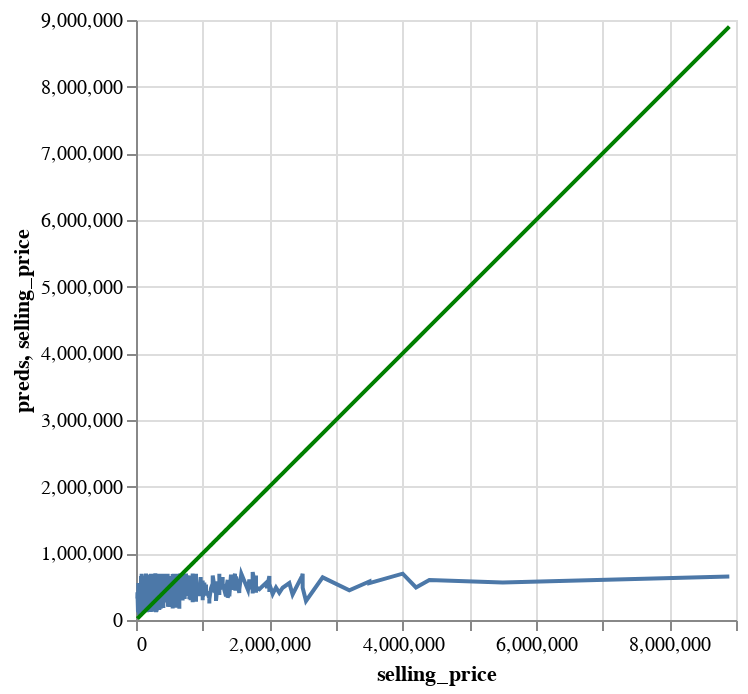

The notebook cell this image was saved under:
### Code cell
# Solution
perfect_test = alt.Chart(y_train).mark_line(color='green').encode(
    x='selling_price',
    y='selling_price'
)

df_train = y_train.copy()
df_train['preds'] = y_train_preds_knn_50_man

pred_chart_test = alt.Chart(df_train).mark_line().encode(
    x='selling_price',
    y='preds'
  )

pred_chart_test + perfect_test

### Figure 1 — Vega-Lite specification as saved in the notebook (floating-point values rounded to 4 significant figures; data arrays with more than 128 entries replaced by an {"elided": "..."} marker saying what was removed)
{"config": {"view": {"continuousWidth": 300, "continuousHeight": 300}}, "layer": [{"data": {"name": "data-80c2a8b2e894e40c0df95c9c27c2db79"}, "mark": {"type": "line"}, "encoding": {"x": {"field": "selling_price", "type": "quantitative"}, "y": {"field": "preds", "type": "quantitative"}}}, {"data": {"name": "data-e4e5665a6b7d9a85818ef242cbddd70a"}, "mark": {"type": "line", "color": "green"}, "encoding": {"x": {"field": "selling_price", "type": "quantitative"}, "y": {"field": "selling_price", "type": "quantitative"}}}], "$schema": "https://vega.github.io/schema/vega-lite/v5.20.1.json", "datasets": {"data-80c2a8b2e894e40c0df95c9c27c2db79": {"elided": "3265 records"}, "data-e4e5665a6b7d9a85818ef242cbddd70a": {"elided": "3265 records"}}}
